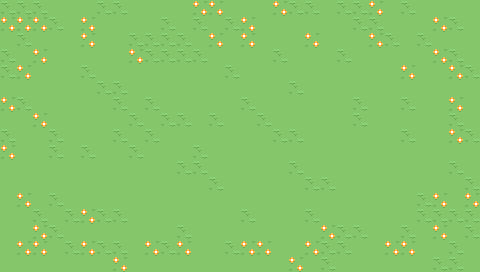

This is a level from a 2D game, rendered from its Tiled map with the project's own tilesets. A one-line summary and the complete map file follow:
An orthogonal 30x17 tile map with 16x16 px tiles, 1 tile layer (Terrain).

<map version="1.10" tiledversion="1.12.2" orientation="orthogonal" renderorder="right-down" width="30" height="17" tilewidth="16" tileheight="16" infinite="0" nextlayerid="9" nextobjectid="1">
 <tileset firstgid="1" source="sampleSheet.tsx" />
 <layer id="1" name="Terrain" width="30" height="17">
  <data encoding="csv">
2,2,2,1,1,1,2,2,1,1,1,1,3,3,1,1,1,3,2,2,1,2,2,3,1,2,1,1,1,1,
3,3,3,2,1,3,1,1,1,1,2,1,2,1,2,3,1,1,1,1,1,1,2,2,1,1,1,3,2,1,
1,2,1,1,1,3,1,1,2,2,2,2,1,3,1,3,1,1,1,3,1,1,1,3,2,1,2,1,1,1,
2,1,3,1,1,1,1,1,3,2,2,2,2,1,1,1,1,2,1,1,1,2,1,1,1,1,1,3,2,1,
2,3,1,1,1,2,1,1,1,1,1,1,1,1,2,1,1,1,1,1,1,1,1,1,1,3,1,1,3,2,
1,1,1,1,1,1,2,2,1,1,1,1,1,1,1,1,1,1,2,1,1,1,1,1,1,1,1,1,1,1,
3,2,1,1,1,1,1,2,1,2,1,1,1,1,1,2,1,1,1,1,1,1,2,1,1,2,1,1,3,1,
1,1,3,1,1,1,1,1,2,1,2,2,1,2,1,1,2,1,1,1,1,1,2,1,1,1,1,1,2,1,
2,1,1,2,1,1,1,2,1,2,1,1,1,1,1,1,1,2,2,1,1,1,1,1,1,2,1,1,3,2,
3,1,1,2,1,2,1,1,2,1,1,1,2,1,1,1,1,1,1,1,1,1,1,1,1,1,1,1,1,1,
1,1,1,1,1,1,1,1,1,1,1,2,2,1,1,1,1,1,2,1,1,1,1,1,1,1,1,1,2,1,
1,1,1,1,1,1,1,1,1,1,1,1,1,2,1,1,1,1,1,2,2,1,1,1,1,1,1,1,1,2,
1,3,1,2,1,1,1,1,1,1,1,1,1,1,1,1,1,1,1,1,1,1,1,1,1,1,2,3,1,3,
1,1,2,1,2,3,2,2,1,1,1,1,1,1,1,2,1,1,1,2,1,1,1,1,1,1,2,2,2,2,
1,1,3,2,1,1,1,1,1,1,1,2,1,1,1,1,1,1,1,1,3,2,2,1,1,2,1,3,1,2,
1,3,3,1,2,3,2,2,1,3,2,3,1,1,2,3,3,1,1,3,2,2,1,1,3,3,1,1,2,1,
1,1,1,1,1,1,1,3,1,1,1,1,1,1,1,1,1,1,3,1,2,1,1,1,1,1,1,2,2,1
</data>
 </layer>
</map>
